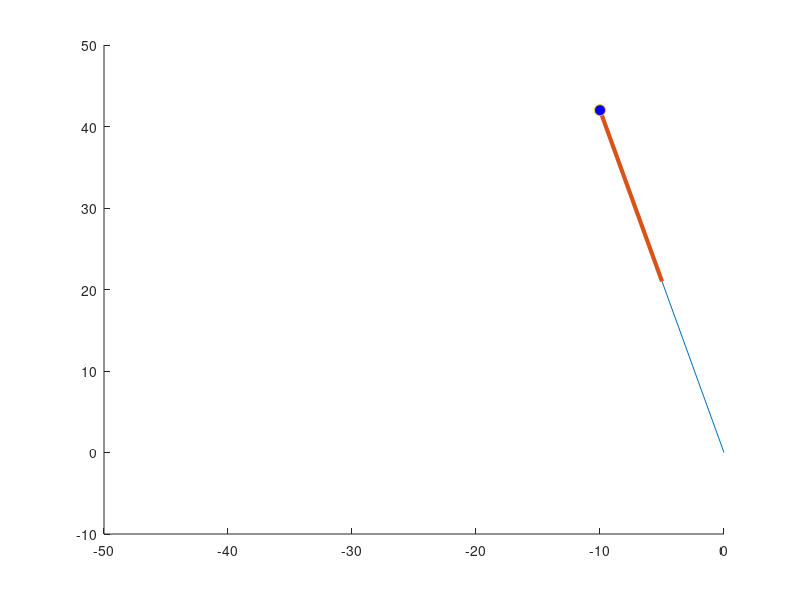

This figure's MATLAB source: (Note: this script raises an error after producing the figure.)
% robotic_workcell_simulation.m 
% is a script that generates an animation of a two degree-of-freedom
% robototic arm moving (5 in/sec) a hypothetical gear blank from an infeed conveyor,
% to a machine tool, to an outfeed conveyor, and back to the initial pick
% up point. After the animation is complete, a theta 1 & 2 vs time plot is
% generated for each destination. 

clear all;
clc; 

%Variables
a = -10; %initial x
b = 42;  %initial y
da = -1.579; %change in x 
db = -1.684; %change in y
xv = [1.1038;1.4634]; %vector of theta1 & theta2 (roots)
fv = [0;0]; %vector of functions evaluated at roots
n = 1; %increments of n

%Animation
A1 = [0,0]; A2 = [0.5*a,0.5*b];
A3 = [0.5*a,0.5*b]; A4 = [a,b];
hold on
plot([A1(1),A2(1)],[A1(2),A2(2)],[A3(1),A4(1)],[A3(2),A4(2)],'linewidth',3), 
plot(a,b,'o','MarkerFaceColor','b','Markersize',8) %projectile plot
axis([-50 0 -10 50]) %plot dimensions
M(1) = getframe; %function to capture snapshot

%Moves hand from Infeed Conveyor (-10,42) to the Machine Tool (-40,10)
while n < 20    %while loop to create twenty points along line
a = a + da;
b = b + db;

[x,f,ea,iter] = newtmult(@fjacR,[2;2],a,b); %function that calculates roots
xv = [xv x];
fv = [fv f];

%Animation
hold on;
A1 = [0,0]; A2 = [0.5*a,0.5*b];
A3 = [0.5*a,0.5*b]; A4 = [a,b];
plot([A1(1),A2(1)],[A1(2),A2(2)],[A3(1),A4(1)],[A3(2),A4(2)],'linewidth',3), 
plot(a,b,'o','MarkerFaceColor','b','Markersize',8) %projectile plot
axis([-50 0 -10 50]) %plot dimensions
M(n)=getframe;
clf('reset')

n = n+1;
end


xv1 = xv;

%differentiate rates
xv1c1 = xv(1, 1:20);
dxv1c1 = diff(xv1c1); 
xv1c2 = xv(2, 1:20);
dxv1c2 = diff(xv1c2);
dxv1=[dxv1c1;dxv1c2];
dt1 = 0.4617;
rate1= dxv1./dt1;

%differentiate accelerations
rate1c1 = rate1(1, 1:19);
drate1c1 = diff(rate1c1); 
rate1c2 = rate1(2, 1:19);
drate1c2 = diff(rate1c2);
drate1=[drate1c1;drate1c2];
dt1 = 0.4617;
acc1= dxv1./dt1;

%Reassign Variables
da = 0;
db = 1.684;
m = 1; 


%Moves hand from the Machine Tool (-40,10), to the Outfeed Conveyor (-40,42)
while m < 20    %while loop to create twenty points along line
a = a + da;
b = b + db;

[x,f,ea,iter] = newtmult(@fjacR,[2;2],a,b); %function that calculates roots
xv = [xv x];
fv = [fv f];

%Animation
hold on;
A1 = [0,0]; A2 = [0.5*a,0.5*b];
A3 = [0.5*a,0.5*b]; A4 = [a,b];
plot([A1(1),A2(1)],[A1(2),A2(2)],[A3(1),A4(1)],[A3(2),A4(2)],'linewidth',3),
plot(a,b,'o','MarkerFaceColor','b','Markersize',8) %projectile plot
axis([-50 0 -10 50]) %plot dimensions
M(m)=getframe;
clf('reset')

m = m+1;
end


%Reassign Variables
da = 1.579;
db = 0;
p = 1;

xv2 = xv(1:2,20:39);

%Moves hand from the Outfeed Conveyor (-40,42), to the Infeed Conveyor (-10,42)
while p < 20    %while loop to create twenty points along line
a = a + da;
b = b + db;

[x,f,ea,iter] = newtmult(@fjacR,[2;2],a,b); %function that calculates roots
xv = [xv x];
fv = [fv f];

%Animation
hold on;
A1 = [0,0]; A2 = [0.5*a,0.5*b];
A3 = [0.5*a,0.5*b]; A4 = [a,b];
plot([A1(1),A2(1)],[A1(2),A2(2)],[A3(1),A4(1)],[A3(2),A4(2)],'linewidth',3),
plot(a,b,'o','MarkerFaceColor','b','Markersize',8) %projectile plot
axis([-50 0 -10 50]) %plot dimensions
M(p)=getframe;
clf('reset')

p = p+1;
end

xv3 = xv(1:2, 39:58);



%Distance & time from Infeed Conveyor (-10,42) to the Machine Tool (-40,10)
d1 = sqrt((-40-(-10))^2+(10-42)^2);  %distance of line
s = 5;  %Average velocity
t1 = d1/s;   %total time traveled
tplot1= linspace(0,t1,20);   %array of time in 20 increments
tplot1r = linspace(0,t1,19);
tplot1a = linspace(0,t1,19);

%Distance & time from the Machine Tool (-40,10), to the Outfeed Conveyor (-40,42)
d2 = sqrt((-40-(-40))^2+(42-10)^2);  %distance of line
s = 5;  %Average velocity
t2 = d2/s;   %total time traveled
tplot2= linspace(0,t2,20);   %array of time in 20 increments


%Distance & time from the Outfeed Conveyor (-40,42), to the Infeed Conveyor (-10,42)
d3 = sqrt((-10-(-40))^2+(42-42)^2);  %distance of line
s = 5;  %Average velocity
t3 = d3/s;   %total time traveled
tplot3= linspace(0,t3,20);   %array of time in 20 increments



figure
subplot(1,3,1), plot(tplot1,xv1),title('Infeed Conveyor to Machine tool'),xlabel('time(s)'),ylabel('theta1(rad) & theta2(rad)') %angle vs time plot
subplot(1,3,2), plot(tplot2,xv2),title('Machine Tool to Outfeed Conveyor'),xlabel('time(s)'),ylabel('theta1(rad) & theta2(rad)') %angle vs time plot
subplot(1,3,3), plot(tplot3,xv3),title('Outfeed Conveyor to Infeed Conveyor'),xlabel('time(s)'),ylabel('theta1(rad) & theta2(rad)') %angle vs time plot


function [x, f, ea, iter] = newtmult(func, x0, varargin)

% newtmult: Newton-Raphson root zeroes nonlinear systems
%  [x,f,ea,iter] = newtmult(func, x0, p1, p2, ...)
%  uses the Newton-Raphson method to find the roots of a system of
%  nonlinear equations
% input: 
%  func = name of function that returns f and J
%  x0 = initial guess
%  es = desired percent relative error (default = 0.0001%)
%  maxit = maximum allowable iterations (default = 50)
%  p1, p2, ... = additional parameters used by function
% ouput:
%  x = vector of roots
%  f = vector of functions evaluated at roots
%  ea = approximate percent relative error (%)
%  iter = number of iterations
%
if nargin<2, error ('at least 2 input arguments required'), end
es = 0.0001; 
maxit = 200;
iter = 0;
x = x0;
while (1)
    [J, f] = func(x, varargin{:});
    dx = J \ f;
    x = x - dx;
    iter = iter + 1;
    ea = 100*max(abs(dx./x));
    if iter >= maxit | ea <=es, break, end
end
end

function [J,F] = fjacR(x,a,b)

F = [30*cos(x(1))+28*cos(x(1)+x(2))-a;30*sin(x(1))+28*sin(x(1)+x(2))-b];
J = [-30*sin(x(1))-28*sin(x(1)+x(2)) -28*sin(x(1)+x(2));30*cos(x(1))+28*cos(x(1)+x(2)) 28*cos(x(1)+x(2))];
end




